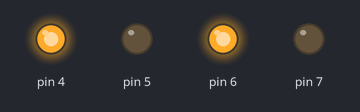
This sketch was run on a simulated Arduino Uno, built with avr-gcc and run on an emulated ATmega328P. Shown: output pins drawn as LEDs (lit = HIGH).

Above: at 0.2 s.
At 1.6 s:
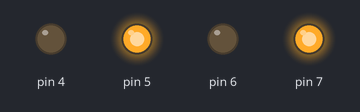
At 2.3 s:
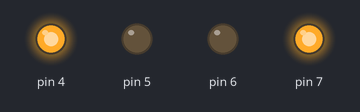
At 3.4 s:
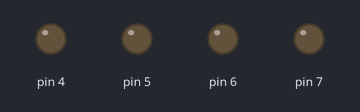
At 5.1 s:
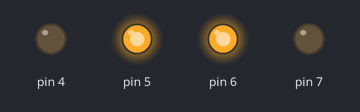
Timing chart, 0 to 5.5 s (numbered marks = the images above):
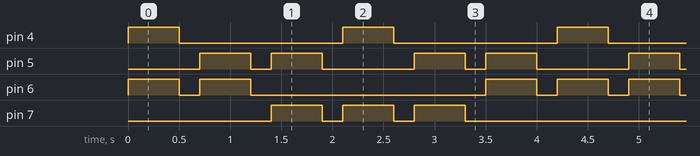

The sketch:

Code_Video_4.ino
```cpp
void setup() {
  pinMode(4, OUTPUT);
  pinMode(5, OUTPUT);
  pinMode(6, OUTPUT);
  pinMode(7, OUTPUT);
}

void loop() {
  move_forward(); // These are called "Functions"
  move_left();    // A function relates to a piece of code somewhere in the sketch.
  move_backward();// For example if we take move_forward it's in the bottom part of the sketch as "void move_forward"
  move_right();   // So basically a function triggers a piece of code somewhere in the sketch
  move_backward();
  move_left();
}

void reset_motion(){    // This reset_motion function stops all 4 motors
  digitalWrite(4, LOW);
  digitalWrite(6, LOW);
  digitalWrite(5, LOW);
  digitalWrite(7, LOW);
  delay(200); // This delay is to give some time for the motors to stop.
              // Keep it atleast above 200ms or the code will not function as intended
}

void move_forward(){     //This is a Function
  digitalWrite(4, HIGH);
  digitalWrite(6, HIGH);
  delay(500); // This delay determines how much time the motors will rotate. Here 500ms means 0.5 seconds.
  reset_motion();
}

void move_backward(){
  digitalWrite(5, HIGH);
  digitalWrite(7, HIGH);
  delay(500);
  reset_motion();
}

void move_right(){
  digitalWrite(4, HIGH);
  digitalWrite(7, HIGH);
  delay(500);
  reset_motion();
}

void move_left(){
  digitalWrite(5, HIGH);
  digitalWrite(6, HIGH);
  delay(500);
  reset_motion();
}
```

Measured:
- by itself, pin 4: alternates HIGH for 0.50 s and LOW for 1.6 s
- by itself, pin 5: repeats every 2.1 s: LOW 0.20 s, HIGH 0.50 s, LOW 0.90 s, HIGH 0.50 s
- by itself, pin 6: repeats every 4.2 s: LOW 0.20 s, HIGH 0.50 s, LOW 2.3 s, HIGH 0.50 s, LOW 0.20 s, HIGH 0.50 s
- by itself, pin 7: repeats every 4.2 s: 2 × (LOW 0.20 s, HIGH 0.50 s), LOW 2.3 s, HIGH 0.50 s
